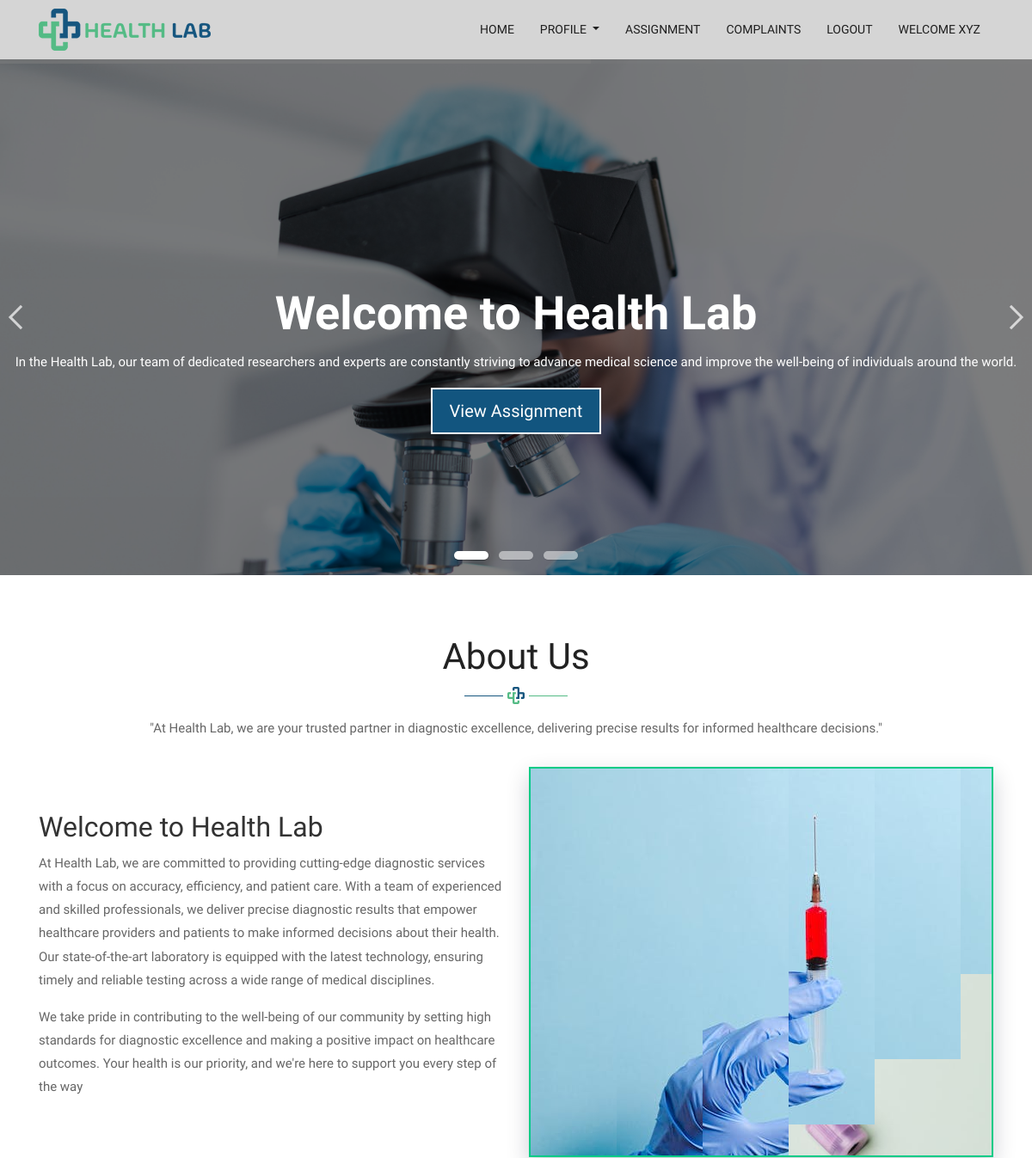
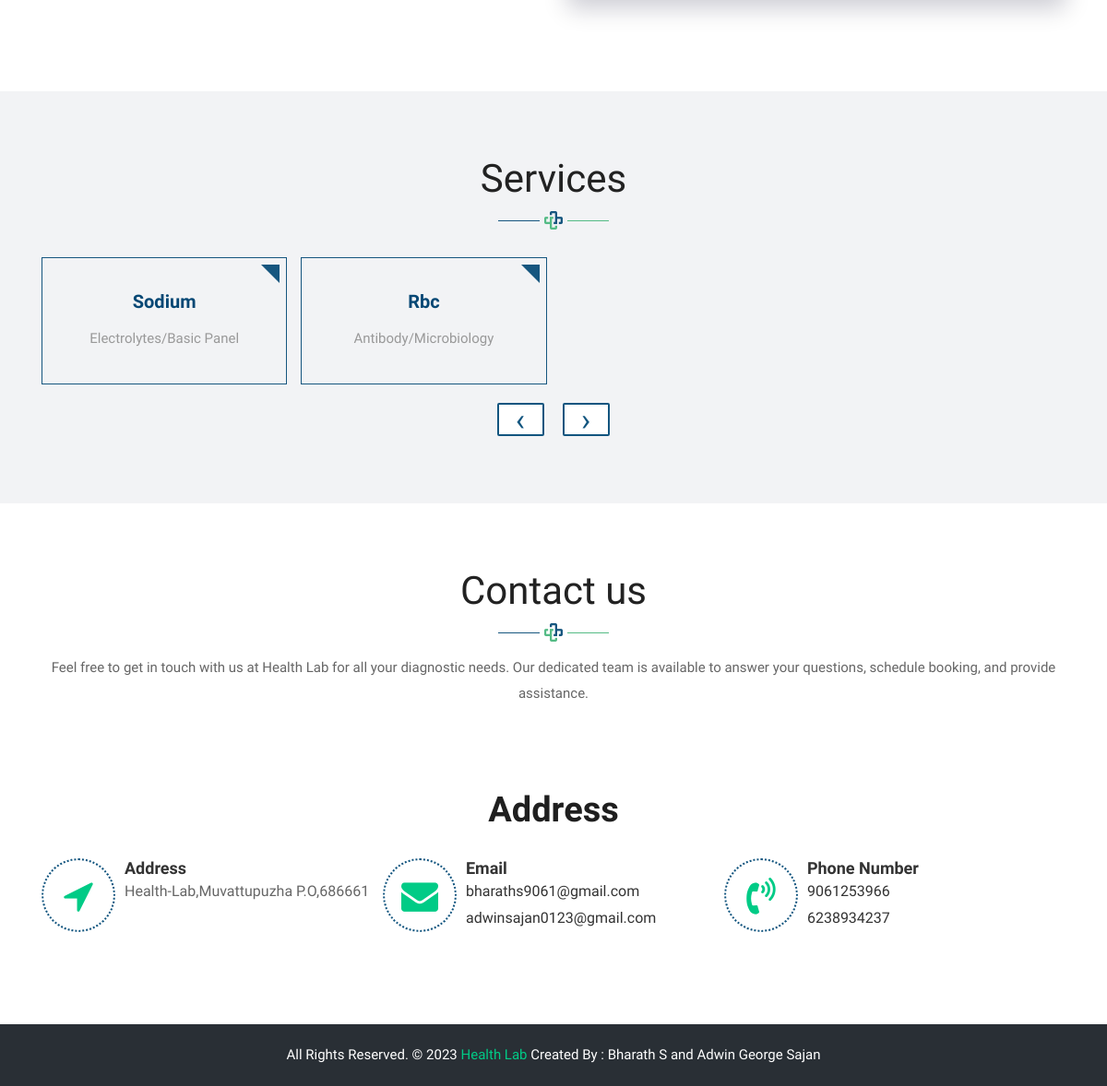
Page /Project/Staff/HomePage.php (signed in) on the committed database (2 pictures, top to bottom).
### tables this page shows
CREATE TABLE `tbl_test` (
  `test_id` int(11) NOT NULL auto_increment,
  `test_name` varchar(100) NOT NULL,
  `test_price` varchar(50) NOT NULL,
  `subcategory_id` int(11) NOT NULL,
  PRIMARY KEY  (`test_id`)
);

CREATE TABLE `tbl_subcategory` (
  `subcategory_id` int(11) NOT NULL auto_increment,
  `subcategory_name` varchar(50) NOT NULL,
  `category_id` int(11) NOT NULL,
  PRIMARY KEY  (`subcategory_id`)
);

CREATE TABLE `tbl_category` (
  `category_id` int(11) NOT NULL auto_increment,
  `category_name` varchar(50) NOT NULL,
  PRIMARY KEY  (`category_id`)
);

### Project/staff/HomePage.php (the view, shortened to what this page needs)
<?php
include('Header.php');
?>
	<div class="ulockd-home-slider">
		<div class="container-fluid">
			<div class="row">
				<div class="pogoSlider" id="js-main-slider">
					<div class="pogoSlider-slide" data-transition="fade" data-duration="1500" style="background-image:url(../Assets/Templates/Main/images/slider-01.jpg);">
						<div class="lbox-caption pogoSlider-slide-element">
							<div class="lbox-details">
								<h1>Welcome to Health Lab</h1>
								<p>In the Health Lab, our team of dedicated researchers and experts are constantly striving to advance medical science and improve the well-being of individuals around the world. </p>
								<a href="Booking.php" class="btn">View Assignment</a>
							</div>
						</div>
					</div>
				</div>
			</div>
		</div>
	</div>
			<div id="about" class="about-box">
		<div class="about-a1">
			<div class="container">
				<div class="row">
					<div class="col-lg-12">
						<div class="title-box">
							<h2>About Us</h2>
							<p>"At Health Lab, we are your trusted partner in diagnostic excellence, delivering precise results for informed healthcare decisions."</p>
						</div>
					</div>
				</div>
				<div class="row">
					<div class="col-lg-12 col-md-12 col-sm-12">
						<div class="row align-items-center about-main-info">
							<div class="col-lg-6 col-md-6 col-sm-12">
								<h2> Welcome to Health Lab </h2>
								<p>At Health Lab, we are committed to providing cutting-edge diagnostic services with a focus on accuracy, efficiency, and patient care. With a team of experienced and skilled professionals, we deliver precise diagnostic results that empower healthcare providers and patients to make informed decisions about their health. Our state-of-the-art laboratory is equipped with the latest technology, ensuring timely and reliable testing across a wide range of medical disciplines. </p>
								<p>We take pride in contributing to the well-being of our community by setting high standards for diagnostic excellence and making a positive impact on healthcare outcomes. Your health is our priority, and we're here to support you every step of the way</p>
							</div>
							<div class="col-lg-6 col-md-6 col-sm-12">
								<div class="about-m">
									<ul id="banner">
										<li>
										</li>
										<li>
										</li>
									</ul>
								</div>
							</div>
						</div>
					</div>
				</div>
			</div>
		</div>
	</div>
	<div id="services" class="services-box">
		<div class="container">
			<div class="row">
				<div class="col-lg-12">
					<div class="title-box">
						<h2>Services</h2>
					</div>
				</div>
			</div>
			<div class="row">
				<div class="col-lg-12">
					<div class="owl-carousel owl-theme">
							<?php
							$selSevices="SELECT * FROM tbl_test t INNER JOIN tbl_subcategory s ON t.subcategory_id=s.subcategory_id INNER JOIN tbl_category c ON c.category_id=s.category_id";
							$resService=mysql_query($selSevices);
							while($dataService=mysql_fetch_array($resService)){
								?>
								<div class="item">
										<div class="serviceBox">
								<h3 class="title"><?php echo $dataService['test_name'] ?></h3>
								<p class="description">
									<?php echo $dataService['subcategory_name']."/".$dataService['category_name']; ?>
								</p>
							</div>
							</div>
								<?php
							}
							?>
					</div>
				</div>
			</div>
		</div>
	</div>
	<div id="contact" class="contact-box">
		<div class="container">
			<div class="row">
				<div class="col-lg-12">
					<div class="title-box">
						<h2>Contact us</h2>
						<p>Feel free to get in touch with us at Health Lab for all your diagnostic needs. Our dedicated team is available to answer your questions, schedule booking, and provide assistance. </p>
					</div>
				</div>
			</div>
			<div class="row">
			<div class="col-lg-12 col-xs-12">
    <div class="left-contact">
        <h2>Address</h2>
        <div class="media cont-line">
            <div class="media-left icon-b">
                <i class="fa fa-location-arrow" aria-hidden="true"></i>
            </div>
            <div class="media-body dit-right">
                <h4>Address</h4>
                <p>Health-Lab,Muvattupuzha P.O,686661</p>
            </div>
        </div>
        <div class="media cont-line">
            <div class="media-left icon-b">
                <i class="fa fa-envelope" aria-hidden="true"></i>
            </div>
            <div class="media-body dit-right">
                <h4>Email</h4>
                <a href="mailto:bharaths9061@gmail.com">bharaths9061@gmail.com</a><br>
                <a href="mailto:adwinsajan0123@gmail.com">adwinsajan0123@gmail.com</a>
            </div>
        </div>
        <div class="media cont-line">
            <div class="media-left icon-b">
                <i class="fa fa-volume-control-phone" aria-hidden="true"></i>
            </div>
            <div class="media-body dit-right">
                <h4>Phone Number</h4>
                <a href="tel:9061253966">9061253966</a><br>
                <a href="tel:6238934237">6238934237</a>
            </div>
        </div>
    </div>
</div>
			</div>
		</div>
	</div>
  <?php
  include('Footer.php');
  ?>

### Project/Assets/Templates/Main/css/style.css (style rules this page uses)
body { color: #666666; font-size: 15px; font-family: 'Catamaran', sans-serif; line-height: 1.80857; }
a { color: #1f1f1f; text-decoration: none !important; outline: none !important; -webkit-transition: all .3s ease-in-out; -moz-transition: all .3s ease-in-out; -ms-transition: all .3s ease-in-out; -o-transition: all .3s ease-in-out; transition: all .3s ease-in-out; }
h1, h2, h3, h4, h5, h6 { letter-spacing: 0; font-weight: normal; position: relative; padding: 0 0 10px 0; font-weight: normal; line-height: 120% !important; color: #1f1f1f; margin: 0 }
h1 { font-size: 24px }
h2 { font-size: 22px }
h3 { font-size: 18px }
h4 { font-size: 16px }
a { color: #1f1f1f; text-decoration: none; outline: none; }
a, .btn { text-decoration: none !important; outline: none !important; -webkit-transition: all 0.5s ease-in-out 0s; -moz-transition: all 0.5s ease-in-out 0s; -ms-transition: all 0.5s ease-in-out 0s; -o-transition: all 0.5s ease-in-out 0s; transition: all 0.5s ease-in-out 0s; }
ul, li, ol { list-style: none; margin: 0px; padding: 0px; }
.lbox-caption { display: table; height: 100% !important; width: 100% !important; left: 0 !important; }
.lbox-caption { position: absolute; margin: 0 auto; left: 0; right: 0; z-index: 10; }
.lbox-details { display: table-cell; text-align: center; vertical-align: middle; position: absolute; top: 0px; left: 0; right: 0; height: 100%; padding: 22% 0%; }
.lbox-details::before { content: ""; background: rgba(0,0,0,0.5); position: absolute; top: 0px; left: 0px; width: 100%; height: 100%; z-index: 2; }
.lbox-details h1 { font-size: 54px; font-family: 'Catamaran', sans-serif; color: #ffffff; font-weight: 600; position: relative; z-index: 3; }
.lbox-details p { color: #ffffff; position: relative; z-index: 3; }
.lbox-details a.btn { background: #12557f; padding: 10px 20px; font-size: 20px; text-transform: capitalize; color: #ffffff; border-radius: 0px; border: 2px solid #ffffff; position: relative; display: inline-block; z-index: 3; }
.about-box { padding: 70px 0px; }
.title-box { text-align: center; margin-bottom: 30px; }
.title-box h2 { font-size: 42px; font-family: 'Catamaran', sans-serif; color: #222222; font-weight: 500; position: relative; padding-bottom: 30px; margin-bottom: 15px; }
.title-box h2::after { content: ""; position: absolute; background: url(../images/tag-line.png)no-repeat center; width: 120px; height: 20px; bottom: 0; left: 0; right: 0; margin: 0 auto; }
.about-main-info h2 { font-size: 40px; font-family: 'Catamaran', sans-serif; }
.about-main-info { margin-bottom: 30px; }
.about-m { border: 2px solid #00cb86; box-shadow: 0 10px 25px 0 rgba(0,0,40,.2); }
.about-m ul#banner { position: relative; width: 100%; height: 450px; overflow: hidden; margin: 0 auto; }
.about-m ul#banner li { position: absolute; top: 0; left: 0; display: none; }
.about-m ul { display: block; text-align: center; padding-bottom: 30px; }
.about-m ul li { display: inline-block; text-align: center; }
.about-main-info h2 { font-size: 32px; color: #333333; font-weight: 500; }
.services-box { padding: 70px 0px; background-color: #f2f3f5; }
.serviceBox { padding: 35px 20px 25px; border: 1px solid #16567f; text-align: center; position: relative; transition: all 0.3s ease 0s; }
.serviceBox:before { content: ""; border-top: 20px solid #16567f; border-left: 20px solid transparent; border-bottom: 20px solid transparent; position: absolute; top: 7px; right: 7px; transition: all 0.3s ease 0s; }
.serviceBox .title { font-size: 20px; font-weight: 700; color: #064774; text-transform: capitalize; margin: 0 0 15px 0; padding: 0; }
.serviceBox .description { font-size: 15px; color: #999; line-height: 27px; margin: 0 0 10px 0; }
.services-box .owl-carousel { text-align: center; }
.contact-box { padding: 70px 0px; }
.left-contact { margin-top: 60px; }
.left-contact h2 { font-size: 38px; font-weight: 700; padding-bottom: 30px; text-align: center; }
.cont-line { overflow: hidden; margin-bottom: 30px; width: 33.33%; float: left; }
.icon-b { width: 80px; height: 80px; text-align: center; line-height: 80px; font-size: 40px; border: 2px dotted #12557f; margin-right: 10px; color: #00cb86; border-radius: 50%; }
.dit-right h4 { font-size: 18px; color: #333333; font-weight: 600; padding-bottom: 0; }
.dit-right { padding-right: 14px; }
.dit-right p { font-size: 16px; margin: 0px; }
.dit-right a { font-size: 16px; color: #333333 }

### rows in the picture
tbl_test: test_name "Sodium", subcategory.subcategory_name "Electrolytes", tbl_category.category_name "Basic Panel"
tbl_test: test_name "Rbc", subcategory.subcategory_name "Antibody", tbl_category.category_name "Microbiology"

### other values in the picture
$_SESSION["sname"] "XYZ"
